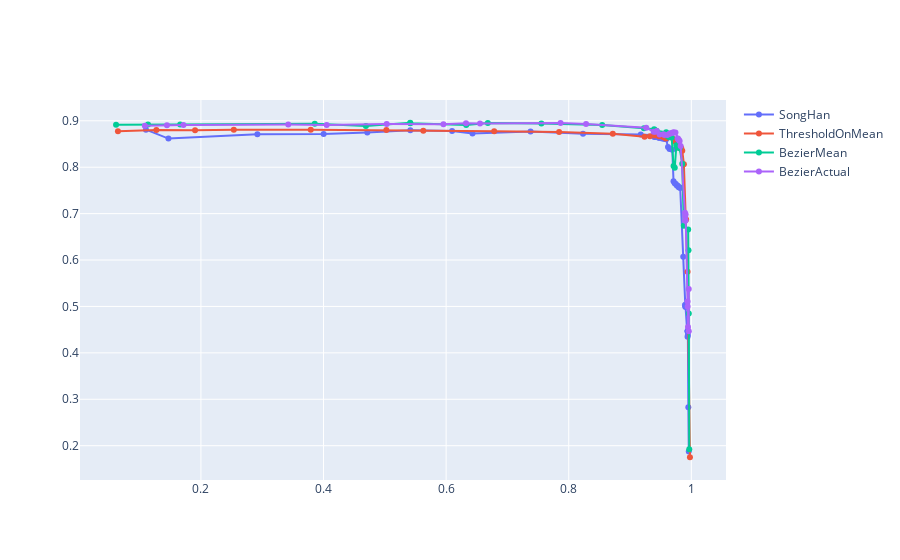

Notebook code cell kept with this figure:
### Code cell
fig = go.Figure()

xs=df_snhn_filtered["compression"]
ys=df_snhn_filtered["top_1"]
fig.add_trace(go.Scatter(x=xs, y=ys,
                mode='lines+markers',
                name="SongHan"))


xs=df_mean_wt_best_manual["compression"]
ys=df_mean_wt_best_manual["val_top_1"]
fig.add_trace(go.Scatter(x=xs, y=ys,
                mode='lines+markers',
                name="ThresholdOnMean"))

xs=df_bez_mean_best_manual["compression"]
ys=df_bez_mean_best_manual["val_top_1"]
fig.add_trace(go.Scatter(x=xs, y=ys,
                mode='lines+markers',
                name="BezierMean"))


xs=df_bez_actual_best_manual["compression"]
ys=df_bez_actual_best_manual["val_top_1"]
fig.add_trace(go.Scatter(x=xs, y=ys,
                mode='lines+markers',
                name="BezierActual"))



fig.show()
